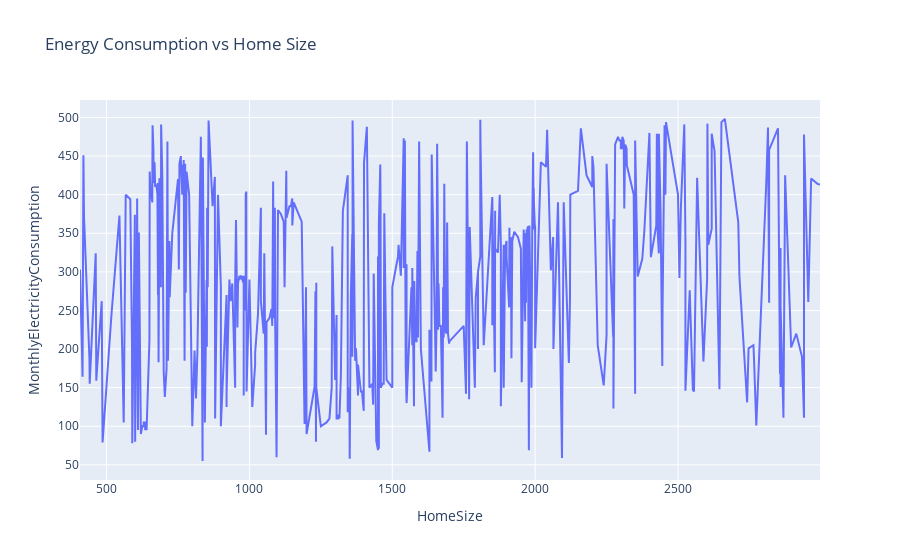

This figure's notebook cell:
### Code cell
import plotly.express as px
# Veriyi HomeSize'a göre sıralama
df = df.sort_values(by='HomeSize')

# Çizgi grafiği oluşturma
fig = px.line(df, x='HomeSize', y='MonthlyElectricityConsumption', title='Energy Consumption vs Home Size')
fig.show()

### Figure 1 — Plotly figure (JSON) as saved in the notebook; plotly's stock layout.template omitted (floating-point values rounded to 4 significant figures; data arrays with more than 128 entries replaced by an {"elided": "..."} marker saying what was removed)
{"data": [{"hovertemplate": "HomeSize=%{x}<br>MonthlyElectricityConsumption=%{y}<extra></extra>", "legendgroup": "", "line": {"color": "#636efa", "dash": "solid"}, "marker": {"symbol": "circle"}, "mode": "lines", "name": "", "orientation": "v", "showlegend": false, "type": "scatter", "x": {"elided": "499 int values"}, "xaxis": "x", "y": {"elided": "499 int values"}, "yaxis": "y"}], "layout": {"legend": {"tracegroupgap": 0}, "title": {"text": "Energy Consumption vs Home Size"}, "xaxis": {"anchor": "y", "domain": [0, 1], "title": {"text": "HomeSize"}}, "yaxis": {"anchor": "x", "domain": [0, 1], "title": {"text": "MonthlyElectricityConsumption"}}}}
